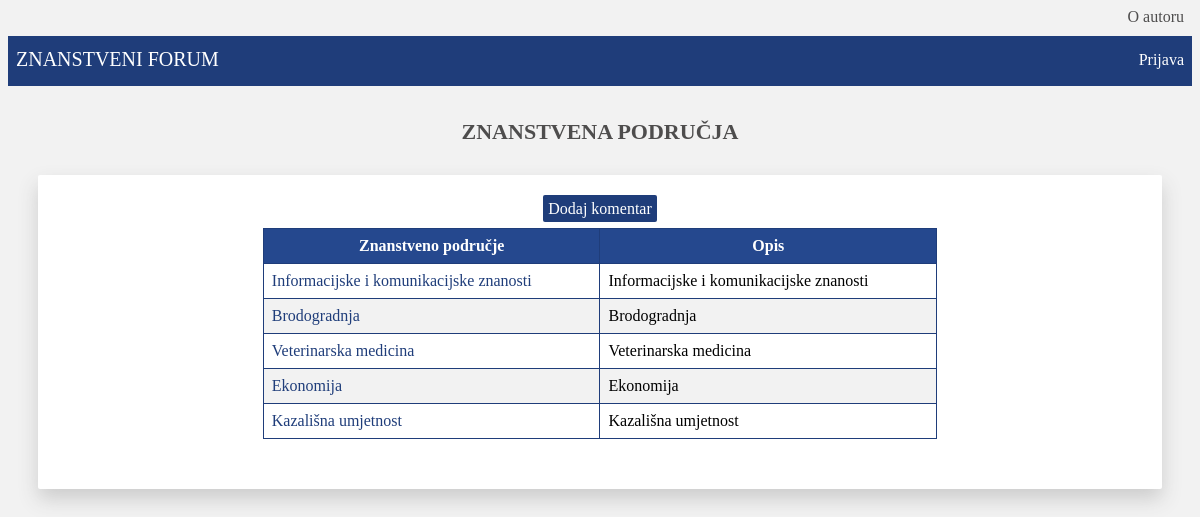
The app's page /znanstvena_podrucja.php with its own data.
### tables this page shows
CREATE TABLE IF NOT EXISTS `znanstveno_podrucje` (
  `znanstveno_podrucje_id` INT NOT NULL AUTO_INCREMENT,
  `naziv` VARCHAR(50) NOT NULL,
  `opis` TEXT NOT NULL,
  PRIMARY KEY (`znanstveno_podrucje_id`));

### baza_funkcije.php (called while the page is built, shortened)
<?php
function izvrsiUpit($veza, $upit){
	$rezultat = mysqli_query($veza,$upit);
	return $rezultat;
}
?>

### znanstvena_podrucja.php (the view, shortened to what this page needs)
<?php
    include_once("baza_funkcije.php");
    $veza = spojiSeNaBazu();
    $upit = "SELECT * FROM znanstveno_podrucje";
    $rezultat = izvrsiUpit($veza, $upit);
?>
<!DOCTYPE html>
<html>
    <head>
		<link href="stil.css" rel="stylesheet" type="text/css">
 	</head>
    <body>
        <?php
            include_once "navigacija.php";
        ?>
        <h2 id="znanstvena_podrucja_naslov">ZNANSTVENA PODRUČJA</h2>
        <section id="znanstvena_podrucja_section">
            <div>
                <a href="dodaj_komentar.php" id="dodaj_kom_gumb">Dodaj komentar</a>
            </div>
            <table border="1">
                <thead>
                    <tr>
                        <th>Znanstveno područje</th>
                        <th>Opis</th>
                    </tr>
                </thead>
                <tbody>
                <?php
                    if(isset($rezultat)) {
                        while($red = mysqli_fetch_array($rezultat)){
                            echo "<tr>";
                            echo "<td><a href='komentari.php?id={$red['znanstveno_podrucje_id']}&naziv={$red['naziv']}'>{$red['naziv']}</td>";
                            echo "<td>{$red['opis']}</td>";
                            echo "</tr>";
                        }
                    }
                ?>
                </tbody>
            </table>
        </section>
    </body>
</html>

### stil.css (style rules this page uses)
* { box-sizing: border-box; }
body { background-color: rgb(242, 242, 242); }
#galerija_naslov, #znanstvena_podrucja_naslov, #komentari_naslov, #zahtjevi_naslov, #korisnici_naslov, #statistika_naslov, #profil_naslov, #filter_naslov { text-align: center; font-size: 22px; padding-top: 15px; color: rgb(78, 77, 77); }
table { text-align: center; border: 1px solid rgb(31, 61, 122); border-collapse: collapse; width: 60%; background-color: white; margin: auto; }
th, td { text-align: left; padding: 8px; }
tr:nth-child(even) { background-color: #f2f2f2 }
th { background-color: rgb(37, 72, 142); color: white; border: 1px solid rgb(31, 61, 122); text-align: center; }
td a { text-decoration: none; color:rgb(31, 61, 122); }
#znanstvena_podrucja_section, #komentari_section, #zahtjevi_section, #korisnici_section, #statistika_section, #filter_section { background-color: white; margin: 30px; box-shadow: 0 10px 20px rgb(204, 204, 204); border-radius: 2px; padding-bottom: 50px; }
#znanstvena_podrucja_section div, #komentari_section form, #korisnici_section div, #filter_section { margin-bottom: 10px; text-align: center; padding-top: 25px; }
#znanstvena_podrucja_section div a, #dodaj_kom2, #dodaj_kor, #profil_section div a { text-decoration: none; padding: 5px; background-color: rgb(31, 61, 122); color: white; border-radius: 2px; }

### records on screen
znanstveno_podrucje: naziv "Informacijske i komunikacijske znanosti", opis "Informacijske i komunikacijske znanosti"
znanstveno_podrucje: naziv "Brodogradnja", opis "Brodogradnja"
znanstveno_podrucje: naziv "Veterinarska medicina", opis "Veterinarska medicina"
znanstveno_podrucje: naziv "Ekonomija", opis "Ekonomija"
znanstveno_podrucje: naziv "Kazališna umjetnost", opis "Kazališna umjetnost"
